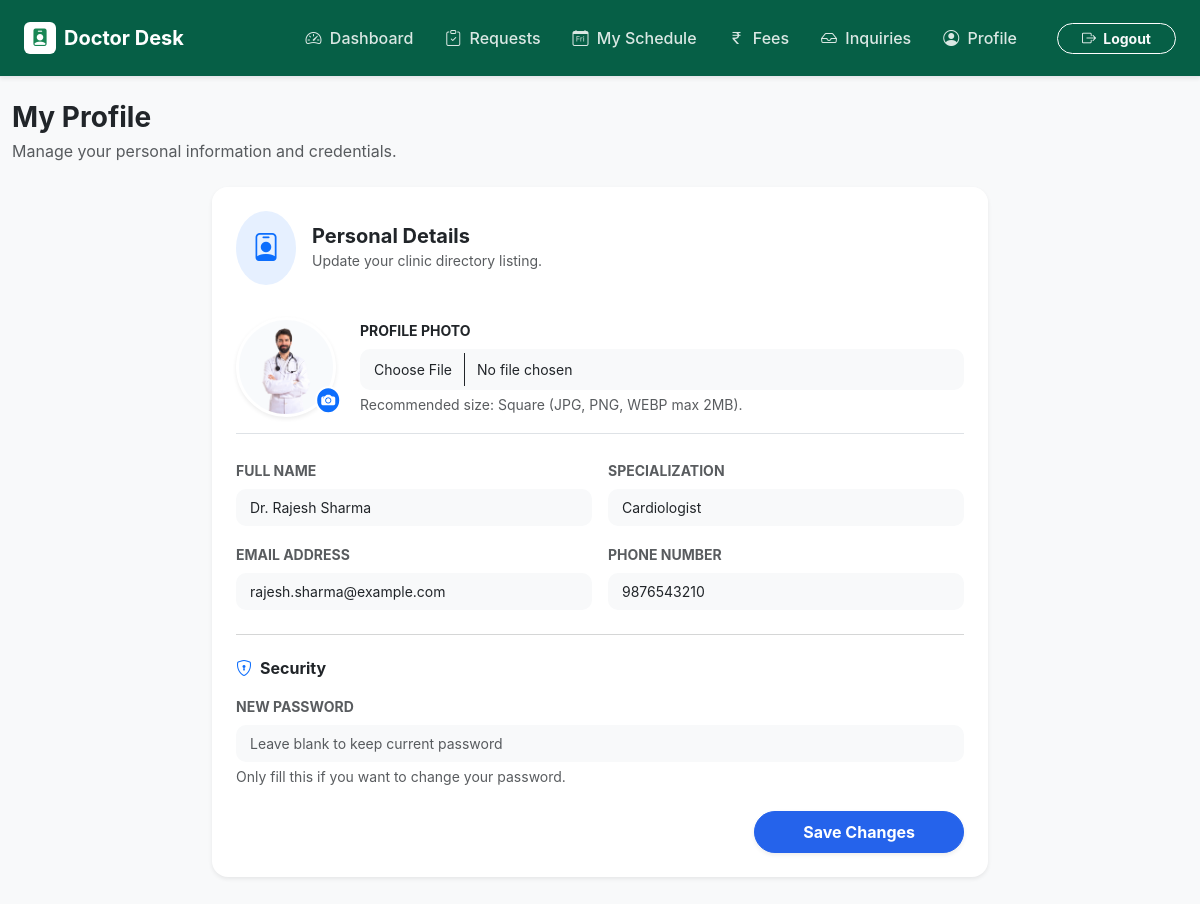
/doctor/profile.php (signed in), run on the app's committed database.
### tables this page shows
CREATE TABLE `doctors` (
  `id` int(11) NOT NULL,
  `name` varchar(100) NOT NULL,
  `specialization` varchar(100) NOT NULL,
  `email` varchar(100) DEFAULT NULL,
  `phone` varchar(15) DEFAULT NULL,
  `password` varchar(255) NOT NULL,
  `profile_image` varchar(255) DEFAULT NULL,
  `consultation_fee` decimal(10,2) NOT NULL DEFAULT 0.00,
  `status` tinyint(4) DEFAULT 1
);

### doctor/profile.php (the view, shortened to what this page needs)
<?php
include "../includes/db.php";
$doctor_id = $_SESSION['doctor_id'];
$doc_query = mysqli_query($conn, "SELECT * FROM doctors WHERE id='$doctor_id'");
$doctor = mysqli_fetch_assoc($doc_query);
$current_image = !empty($doctor['profile_image']) ? "../assets/images/doctors/" . $doctor['profile_image'] : "../assets/images/doctors/doc1.png";
include "../includes/doctor-header.php";
?>
<div class="container-fluid pb-5">
    <div class="row mb-4 align-items-end">
        <div class="col-12">
            <h3 class="fw-bold text-dark mb-1">My Profile</h3>
            <p class="text-muted mb-0">Manage your personal information and credentials.</p>
        </div>
    </div>
    <div class="row justify-content-center mt-3">
        <div class="col-lg-8">
            <div class="card border-0 shadow-sm rounded-4 overflow-hidden">
                <div class="card-header bg-white border-bottom-0 pt-4 pb-2 px-4 d-flex align-items-center">
                    <div class="bg-primary bg-opacity-10 text-primary rounded-circle d-inline-flex p-3 me-3">
                        <i class="bi bi-person-badge fs-3"></i>
                    </div>
                    <div>
                        <h5 class="fw-bold text-dark mb-0">Personal Details</h5>
                        <small class="text-muted">Update your clinic directory listing.</small>
                    </div>
                </div>
                <div class="card-body p-4">
                    <form method="POST" enctype="multipart/form-data">
                        <div class="d-flex align-items-center mb-4 pb-3 border-bottom">
                            <div class="position-relative me-4">
                                <img src="<?php echo $current_image; ?>" alt="Profile" class="rounded-circle shadow-sm border border-3 border-white" style="width: 100px; height: 100px; object-fit: cover; background: #f8fafc;">
                                <div class="position-absolute bottom-0 end-0 bg-primary text-white rounded-circle p-1 border border-2 border-white" style="line-height: 1; transform: translate(20%, -10%);">
                                    <i class="bi bi-camera-fill small"></i>
                                </div>
                            </div>
                            <div class="flex-grow-1">
                                <label class="form-label fw-bold text-dark small text-uppercase">Profile Photo</label>
                                <input type="file" name="profile_image" class="form-control bg-light border-0" accept="image/png, image/jpeg, image/jpg, image/webp">
                                <small class="text-muted d-block mt-1">Recommended size: Square (JPG, PNG, WEBP max 2MB).</small>
                            </div>
                        </div>
                        <div class="row g-3 mb-4">
                            <div class="col-md-6">
                                <label class="form-label fw-bold text-muted small text-uppercase">Full Name</label>
                                <input type="text" name="name" class="form-control bg-light border-0 py-2" value="<?php echo htmlspecialchars($doctor['name']); ?>" required>
                            </div>
                            <div class="col-md-6">
                                <label class="form-label fw-bold text-muted small text-uppercase">Specialization</label>
                                <input type="text" name="specialization" class="form-control bg-light border-0 py-2" value="<?php echo htmlspecialchars($doctor['specialization']); ?>" required>
                            </div>
                            <div class="col-md-6">
                                <label class="form-label fw-bold text-muted small text-uppercase">Email Address</label>
                                <input type="email" name="email" class="form-control bg-light border-0 py-2" value="<?php echo htmlspecialchars($doctor['email']); ?>" required>
                            </div>
                            <div class="col-md-6">
                                <label class="form-label fw-bold text-muted small text-uppercase">Phone Number</label>
                                <input type="text" name="phone" class="form-control bg-light border-0 py-2" value="<?php echo htmlspecialchars($doctor['phone']); ?>" required>
                            </div>
                        </div>
                        <hr class="text-muted opacity-25 mb-4">
                        <h6 class="fw-bold text-dark mb-3"><i class="bi bi-shield-lock text-primary me-2"></i>Security</h6>
                        <div class="mb-4">
                            <label class="form-label fw-bold text-muted small text-uppercase">New Password</label>
                            <input type="password" name="password" class="form-control bg-light border-0 py-2" placeholder="Leave blank to keep current password">
                            <div class="form-text mt-1 small">Only fill this if you want to change your password.</div>
                        </div>
                        <div class="text-end">
                            <button type="submit" name="update_profile" class="btn btn-primary rounded-pill px-5 py-2 fw-bold shadow-sm">
                                Save Changes
                            </button>
                        </div>
                    </form>
                </div>
            </div>
        </div>
    </div>
</div>
<?php
include "../includes/footer.php";
?>

### assets/css/react-theme.css (style rules this page uses)
:root { --primary: #2563eb; --primary-dark: #1e40af; --bg-main: #f5f7fb; --bg-card: #ffffff; --text-dark: #1f2937; --text-muted: #6b7280; --border-light: #e5e7eb; }
body { margin: 0; font-family: "Inter", "Segoe UI", Arial, sans-serif; background-color: var(--bg-main); color: var(--text-dark); }
.card { background: var(--bg-card); border-radius: 12px; border: 1px solid var(--border-light); box-shadow: 0 10px 25px rgba(0, 0, 0, 0.04); }
.btn-primary { background-color: var(--primary); border-color: var(--primary); border-radius: 10px; font-weight: 500; }
.form-control, .form-select { border-radius: 10px; border: 1px solid var(--border-light); padding: 10px 14px; font-size: 14px; }

### includes/doctor-header.php (style rules this page uses)
body { background-color: #f8f9fa; }

### data on the page
doctors: name "Dr. Rajesh Sharma", specialization "Cardiologist", email "rajesh.sharma@example.com", phone "9876543210"
